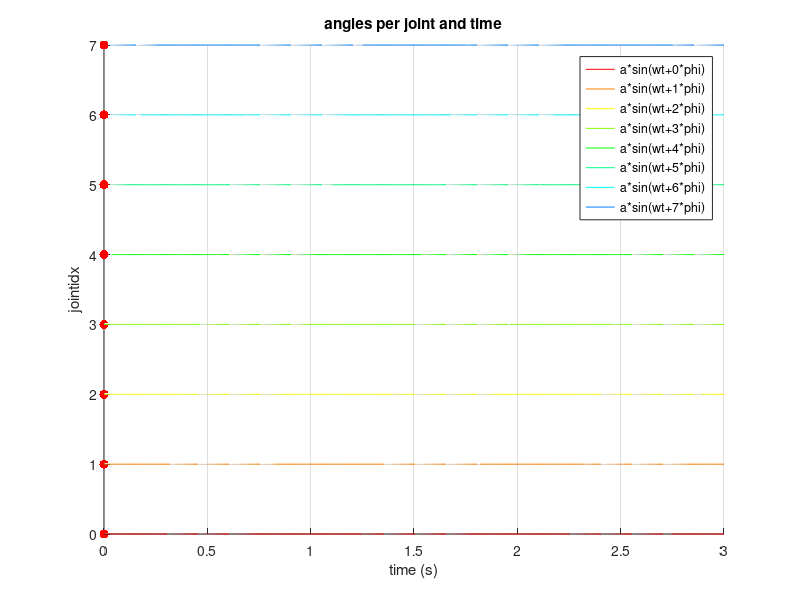

Recreate this plot in MATLAB.
function joint_timespace_analysis() 
    close all;

    f = 1;
    w = 2*pi*f;
    
    dt = 0.02;
    n = 4;
    timestep = dt/n;
    t = 0:timestep:3;
    
    numofjoints = 8;
    %numofjoints = 16;
    jointidcs = 0:numofjoints-1;
    
    a = 0.2;
    %phi = 2 * pi / numofjoints; %shall be optimized
    %phi = pi / numofjoints;
    %phi = 2 * pi / (numofjoints+1);
    phi = 0.45;
    %phi = pi / (numofjoints) / 4;
    
    %offset = 0.1;
    offset = 0;
    
    cc=hsv(12);
    figure;
    hold on;
    grid on;
    title('angles per joint and time');
    all_angles = [];
    legendplots = [];
    for jointidx = jointidcs
        angles = a * sin(w*t-jointidx*phi) + offset;
        legendplots(jointidx+1) = plot3(t,ones(1,length(t))*jointidx,angles,'color',cc(jointidx+1,:));
        plot3(0,jointidx,angles(1),'r.', 'Markersize', 20);
        legendstr{jointidx+1} = sprintf('a*sin(wt+%d*phi)',jointidx);
        all_angles = [all_angles;angles];
    end

    
    xlabel('time (s)');
    ylabel('jointidx');
    zlabel('angle (-1,+1)');
    legend(legendplots,legendstr);
    hold off;
    